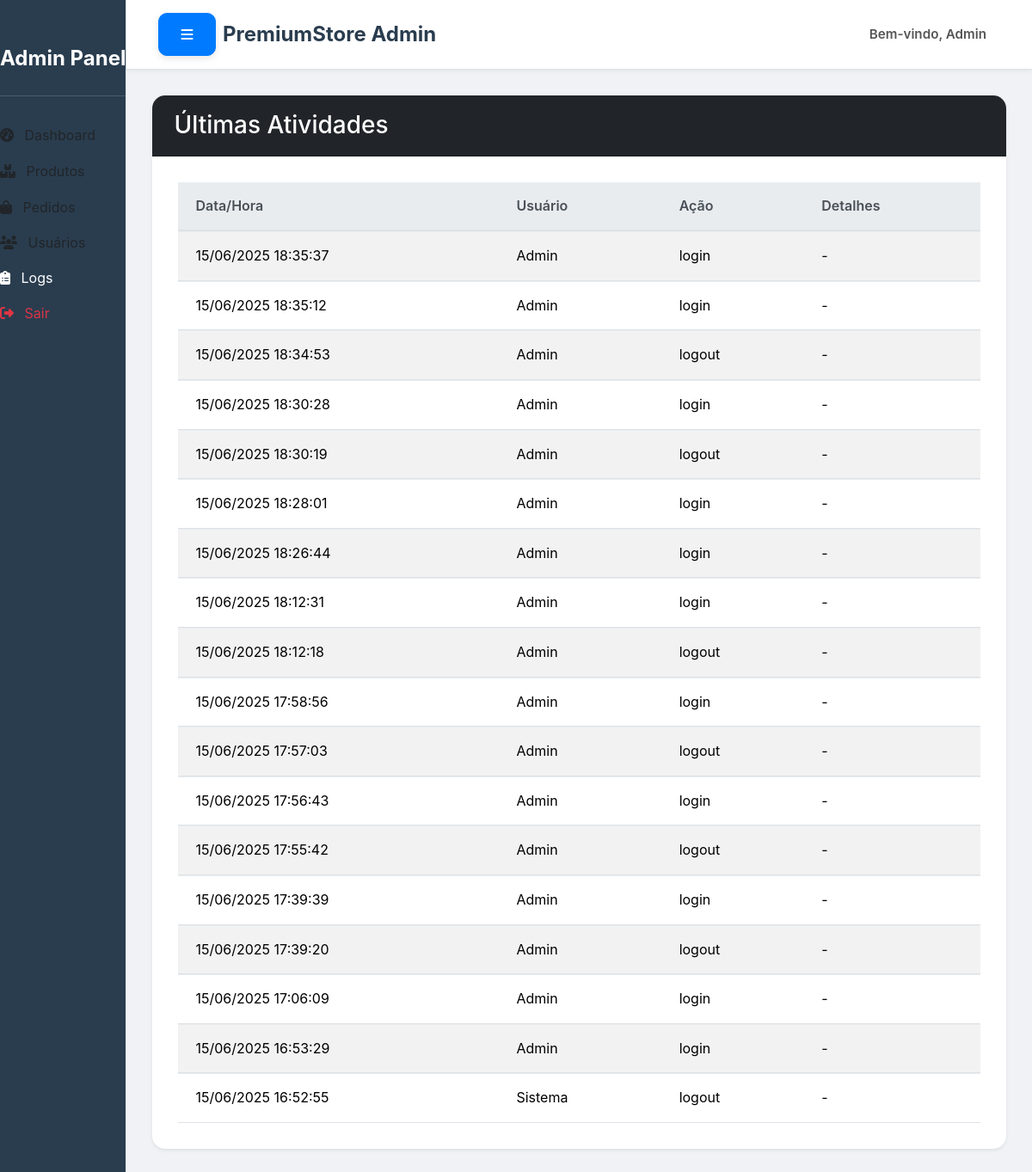
The app's page /admin/logs (signed in), older data.
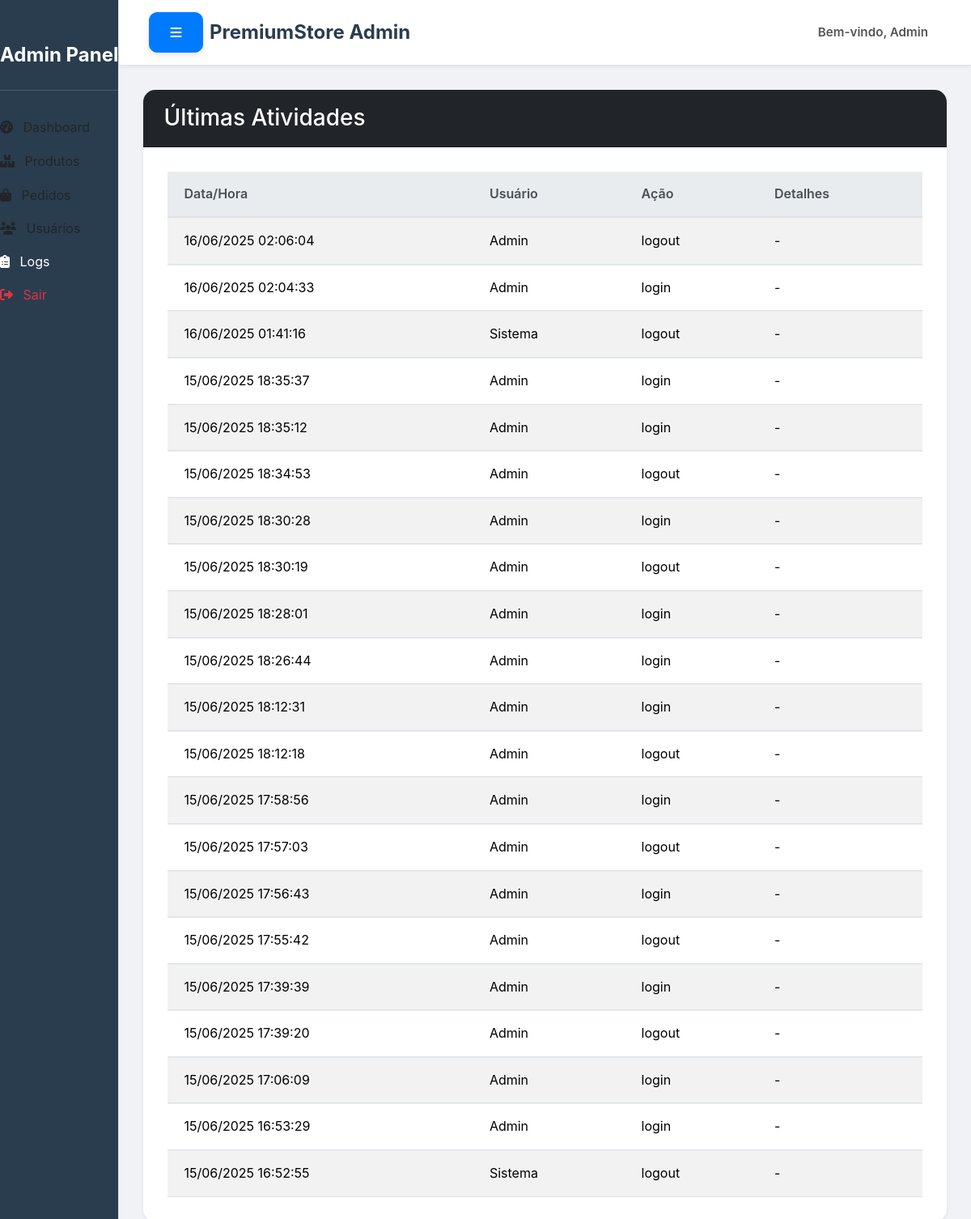
The same page, newer data.
### tables this page shows
CREATE TABLE usuarios (
            id INTEGER PRIMARY KEY AUTOINCREMENT,
            nome TEXT NOT NULL,
            email TEXT UNIQUE NOT NULL,
            senha TEXT NOT NULL,
            is_admin BOOLEAN DEFAULT 0
        );

CREATE TABLE logs_atividades (
            id INTEGER PRIMARY KEY AUTOINCREMENT,
            usuario_id INTEGER,
            acao TEXT NOT NULL,
            detalhes TEXT,
            data TIMESTAMP DEFAULT CURRENT_TIMESTAMP,
            FOREIGN KEY (usuario_id) REFERENCES usuarios(id)
        );

### routes/admin.py (the view)
@admin_bp.route('/logs')
@admin_required
def admin_logs():
    conn = conectar_db()
    cursor = conn.cursor()
    cursor.execute('''
        SELECT l.id, l.acao, l.detalhes, l.data, u.nome
        FROM logs_atividades l
        LEFT JOIN usuarios u ON l.usuario_id = u.id
        ORDER BY l.data DESC
        LIMIT 100
    ''')
    logs_raw = cursor.fetchall() # Obtém os logs brutos
    logs = []
    for log_item_raw in logs_raw:
        log_item = dict(log_item_raw) # Converte para dicionário mutável
        if 'data' in log_item and isinstance(log_item['data'], str):
            try:
                log_item['data'] = datetime.datetime.strptime(log_item['data'], '%Y-%m-%d %H:%M:%S')
            except ValueError:
                print(f"Warning: Unexpected date format for log ID {log_item.get('id')}: {log_item['data']}")
        logs.append(log_item)
    conn.close()
    return render_template('admin/logs.html', logs=logs)

### app.py (called while the page is built)
@app.context_processor
def inject_global_data():
    total_itens = 0
    if 'usuario_id' in session:
        usuario_id = session['usuario_id']
        try:
            total_itens = contar_itens_carrinho_db(usuario_id)
        except Exception as e:
            print(f"Erro ao contar itens do carrinho para o usuário {usuario_id}: {e}")
            total_itens = 0
    return {'total_itens': total_itens}

### database.py (called while the page is built)
def conectar_db():
    conn = sqlite3.connect(DB_NAME)
    conn.row_factory = sqlite3.Row # Permite acessar colunas por nome (como dicionário)
    return conn

def contar_itens_carrinho_db(usuario_id):
    conn = conectar_db()
    cursor = conn.cursor()
    cursor.execute('''
    SELECT COALESCE(SUM(quantidade), 0)
    FROM carrinho
    WHERE usuario_id = ?
    ''', (usuario_id,))
    total_itens = cursor.fetchone()[0]
    conn.close()
    return total_itens

### templates/admin/logs.html (shortened to what this page needs)
{% extends "base_admin.html" %}
{% block admin_content %}
<div class="card shadow-sm">
    <div class="card-header bg-dark text-white">
        <h3 class="card-title mb-0">Últimas Atividades</h3>
    </div>
    <div class="card-body">
        <div class="table-responsive">
            <table class="table table-striped table-hover align-middle">
                <thead>
                    <tr>
                        <th scope="col">Data/Hora</th>
                        <th scope="col">Usuário</th>
                        <th scope="col">Ação</th>
                        <th scope="col">Detalhes</th>
                    </tr>
                </thead>
                <tbody>
                    {% if logs %}
                        {% for log in logs %}
                        <tr>
                            <td>{{ log.data.strftime('%d/%m/%Y %H:%M:%S') }}</td>
                            <td>{{ log.nome if log.nome else 'Sistema' }}</td>
                            <td>{{ log.acao }}</td>
                            <td>{{ log.detalhes if log.detalhes else '-' }}</td>
                        </tr>
                        {% endfor %}
                    {% else %}
                        <tr>
                            <td colspan="4" class="text-center py-4">Nenhum log de atividade encontrado.</td>
                        </tr>
                    {% endif %}
                </tbody>
            </table>
        </div>
    </div>
</div>
{% endblock %}

### templates/base_admin.html (shortened to what this page needs)
<!DOCTYPE html>
<html lang="pt">
<head>
    <link href="https://cdn.jsdelivr.net/npm/bootstrap@5.3.3/dist/css/bootstrap.min.css" rel="stylesheet" xintegrity="sha384-QWTKZyjpPEjISv5WaRU9OFeRpok6YctnYmDr5pNlyT2bRjXh0JMhjY6hW+ALEwIH">
    <link rel="stylesheet" href="https://cdnjs.cloudflare.com/ajax/libs/font-awesome/6.5.2/css/all.min.css" xintegrity="sha512-SnH5WK+bZxgPHs44uWIX+LLJAJ9/2PkPKZ5QiAj6Ta86w+fsb2TkcmfRyVX3pBnMFcV7oQPJkl9QevSCWr3W6A==" />
    <link rel="stylesheet" href="{{ url_for('static', filename='css/admin.css') }}">
</head>
<body>
    <div class="d-flex" id="wrapper">
        <div class="admin-sidebar border-end">
            <div class="sidebar-heading text-center py-4 fs-4 fw-bold">Admin Panel</div>
            <div class="list-group list-group-flush">
                <a href="{{ url_for('admin.admin_dashboard') }}" class="list-group-item list-group-item-action py-2 ripple {% if request.endpoint == 'admin.admin_dashboard' %}active{% endif %}">
                    <i class="fas fa-tachometer-alt me-2"></i> Dashboard
                </a>
                <a href="{{ url_for('admin.admin_produtos') }}" class="list-group-item list-group-item-action py-2 ripple ">
                    <i class="fas fa-boxes me-2"></i> Produtos
                </a>
                <a href="{{ url_for('admin.admin_pedidos') }}" class="list-group-item list-group-item-action py-2 ripple {% if request.endpoint == 'admin.admin_pedidos' or request.endpoint == 'admin.detalhes_pedido' %}active{% endif %}">
                    <i class="fas fa-shopping-bag me-2"></i> Pedidos
                </a>
                <a href="{{ url_for('admin.admin_usuarios') }}" class="list-group-item list-group-item-action py-2 ripple {% if request.endpoint == 'admin.admin_usuarios' %}active{% endif %}">
                    <i class="fas fa-users me-2"></i> Usuários
                </a>
                <a href="{{ url_for('admin.admin_logs') }}" class="list-group-item list-group-item-action py-2 ripple {% if request.endpoint == 'admin.admin_logs' %}active{% endif %}">
                    <i class="fas fa-clipboard-list me-2"></i> Logs
                </a>
                <a href="{{ url_for('auth.logout') }}" class="list-group-item list-group-item-action py-2 ripple text-danger">
                    <i class="fas fa-sign-out-alt me-2"></i> Sair
                </a>
            </div>
        </div>
        <div id="page-content-wrapper" class="flex-grow-1">
            <nav class="navbar navbar-expand-lg navbar-light bg-light border-bottom">
                <div class="container-fluid">
                    <button class="btn btn-primary" id="sidebarToggle">
                        <i class="fas fa-bars"></i>
                    </button>
                    <a class="navbar-brand me-auto" href="{{ url_for('admin.admin_dashboard') }}">
                        <span class="ms-2">PremiumStore Admin</span>
                    </a>
                    <div class="d-flex align-items-center">
                        <span class="navbar-text me-3">Bem-vindo, {{ session.get('usuario_nome', 'Admin') }}</span>
                    </div>
                </div>
            </nav>
            <div class="container-fluid admin-content">
                {% block admin_content %}{% endblock %}
            </div>
        </div>
    </div>
</body>
</html>

### static/css/admin.css (style rules this page uses)
body { background-color: #f0f2f5; font-family: 'Inter', sans-serif; margin: 0; padding: 0; line-height: 1.6; color: #333; }
.admin-sidebar { background-color: #2a3d4f; color: #f8f9fa; min-height: 100vh; padding-top: 25px; transition: all 0.3s ease; box-shadow: 3px 0 10px rgba(0,0,0,0.1); }
.admin-sidebar .sidebar-heading { border-bottom: 1px solid rgba(255,255,255,0.15); margin-bottom: 25px; padding-bottom: 20px; font-size: 1.8em; font-weight: 700; color: #ffffff; }
.admin-sidebar .list-group-item { background-color: transparent; border: none; padding: 0; }
#page-content-wrapper { transition: all 0.3s ease; background-color: #f0f2f5; }
.admin-content { padding: 30px; }
.navbar { background-color: #ffffff !important; border-bottom: 1px solid #e0e0e0; box-shadow: 0 2px 5px rgba(0,0,0,0.05); padding: 15px 25px; }
.navbar-brand { font-weight: 700; color: #2a3d4f !important; font-size: 1.5em; }
.navbar-text { font-weight: 600; color: #555; font-size: 0.95em; }
.navbar .btn-primary { background-color: #007bff; border-color: #007bff; }
.card { border-radius: 15px; box-shadow: 0 8px 20px rgba(0, 0, 0, 0.1); border: none; overflow: hidden; transition: transform 0.3s ease, box-shadow 0.3s ease; }
.card-header { background-color: #3b5a7a; color: #ffffff; border-top-left-radius: 15px; border-top-right-radius: 15px; padding: 18px 25px; font-size: 1.25em; font-weight: 700; display: flex; align-items: center; }
.card-body { padding: 30px; }
.table { margin-bottom: 0; border-collapse: separate; border-spacing: 0; width: 100%; }
.table thead th { background-color: #e9ecef; color: #495057; font-weight: 600; border-bottom: 2px solid #dee2e6; padding: 15px 20px; text-align: left; }
.table tbody tr td { padding: 15px 20px; vertical-align: middle; border-top: 1px solid #e9ecef; }
.table-striped tbody tr:nth-of-type(odd) { background-color: #f8f9fa; }
.btn { border-radius: 10px; font-weight: 600; padding: 12px 25px; transition: all 0.3s ease; box-shadow: 0 3px 8px rgba(0,0,0,0.1); text-transform: uppercase; letter-spacing: 0.5px; }
.btn-primary { background-color: #007bff; border-color: #007bff; }

Row changes from the older to the newer data that the page shows:
added logs_atividades: data "16/06/2025 02:06:04", nome "Admin", acao "logout", detalhes "-"
added logs_atividades: data "16/06/2025 02:04:33", nome "Admin", acao "login", detalhes "-"
added logs_atividades: data "16/06/2025 01:41:16", nome "Sistema", acao "logout", detalhes "-"
